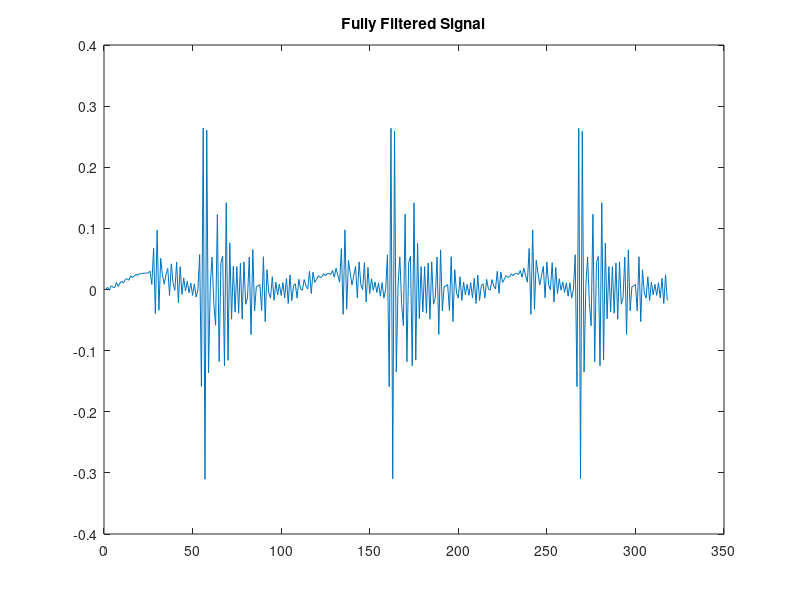
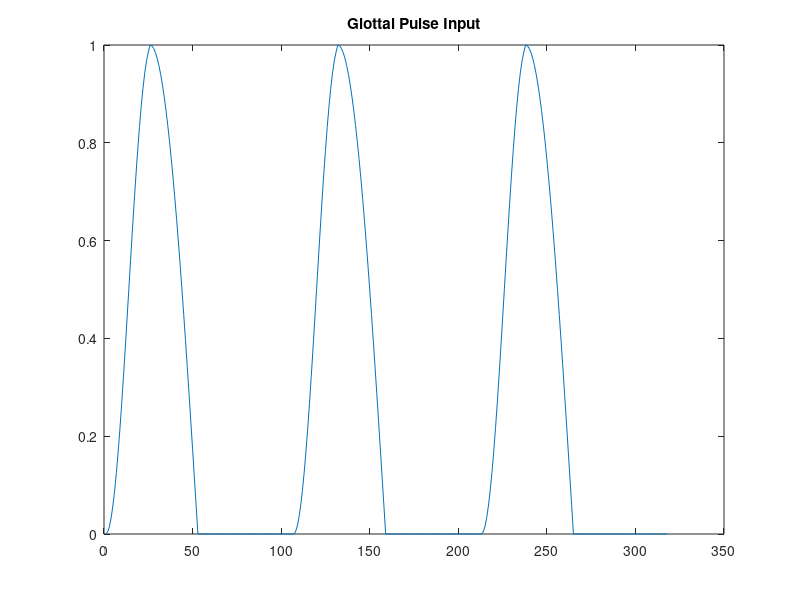

Source code (MATLAB) for these figures, in order:
%=================================================================
fs= 16000;
f0= 150;
N1=.5;
N2=.5;

F1 = 540;
F2 = 1840;
F3 = 2480;

%=================================================================
w1 = 2*pi*F1/fs;
raise = -pi*250/fs;
r1 = exp(raise);

a11 = -2*r1*cos(w1);
a2 = r1^2;

w2 = 2*pi*F2/fs;
a12 = -2*r1*cos(w2);


w3 = 2*pi*F3/fs;
a13 = -2*r1*cos(w3);

%=================================================================
T=1/f0;     %period in seconds
pulselength=floor(T*fs);    %length of one period of pulse
%select N1 and N2 for duty cycle
N2=floor(pulselength*N2);
N1=floor(N1*N2);
gn=zeros(1,N2);
%calculate pulse samples
for n=1:N1-1
    gn(n)=0.5*(1-cos(pi*(n-1)/N1));
end
for n=N1:N2
    gn(n)=cos(pi*(n-N1)/(N2-N1)/2);
end
gn=[gn zeros(1,(pulselength-N2))];
plot(gn);

%=================================================================
yn = [gn gn gn];

%3 filters
sos3 = [1 0 0 1 -a11 a2; 1 0 0 1 -a12 a2; 1 0 0 1 -a13 a2];
[b3, a3] = sos2tf(sos3);

% %2 filters
% sos2 = [1 0 0 1 -a11 a2; 1 0 0 1 -a12 a2];
% [b2, a2] = sos2tf(sos2);
% 
% %1 filter
% sos3 = [1 0 0, 1 -a11 a2];
% [b1, a1] = sos2tf(sos3);
%=================================================================

result = filter(b3,a3,yn);
plot(result)
title('Fully Filtered Signal');
figure;

plot(yn)
title('Glottal Pulse Input');

sound(result)